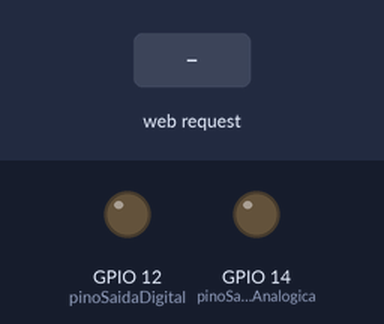
The sketch below on a simulated ESP32. Parts: output pins drawn as LEDs (lit = HIGH). Inputs (shaded band) come from the test bench. WiFi joins after 1.5 s; servers stay silent unless stated; what the sketch prints to the serial monitor is not drawn.

Above: at 2.7 s.
2.8 s: HTTP request GET /saidaDigital/off received
At 3.5 s:
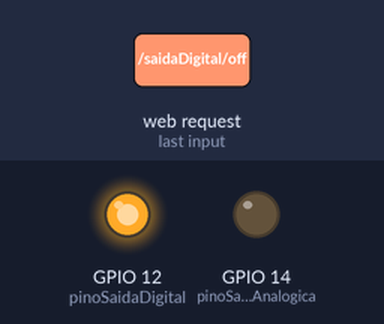
4.3 s: HTTP request GET /saidaDigital/on received
At 4.6 s:
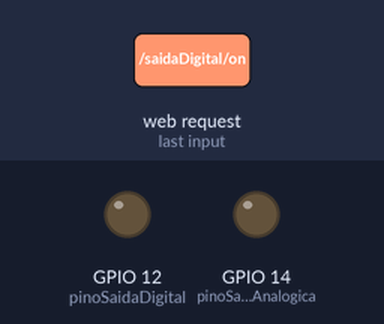
Timing chart, 0 to 7.3 s (numbered marks = the images above; inputs shaded):
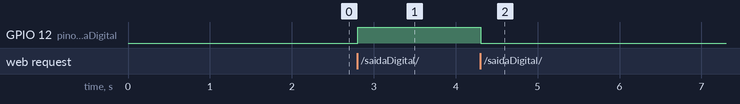

The sketch:

nodemcu.ino
```cpp
// (licence header left out)
// Importa as bibliotecas necessarias
#include <WiFi.h>
#include <AsyncTCP.h>
#include <ESPAsyncWebServer.h>


// Substitua com as credenciais da sua rede
const char* ssid     = "ARDUINO";
const char* password = "12345678";

// Seu endereço de IP estático (será atribuido à placa)
IPAddress local_IP(192, 168, 0, 217);
// O endereço do gateway
IPAddress gateway(192, 168, 0, 1);

IPAddress subnet(255, 255, 255, 0);
IPAddress primaryDNS(8, 8, 8, 8);   //opcional
IPAddress secondaryDNS(8, 8, 4, 4); //opcional

const int pinoSaidaDigital = 12;  //17          //(LED da placa - pino 2)
const int pinoSaidaAnalogica = 14; //5         //10; //GPIO5 -> D1
const int pinoEntradaDigital = 1; //d0 4        //9; GPIO4 -> D2
const int pinoEntradaAnalogica = 2;

String strValorDigital; // Estado do LED - ON/OFF
const char* PARAM_INPUT_1 = "input1"; //armazena parametro recebido

int valorAnalogico = 0;
int valorDigital = 0;


// Cria um objeto AsyncWebServer na porta 80
AsyncWebServer server(80);

String getValorAnalogico() {
  int valorAnalogico = analogRead(pinoEntradaAnalogica);
  //map(value, fromLow, fromHigh, toLow, toHigh)
  float valorConvertido = float(map(valorAnalogico, 0, 1023, 0, 33))/10.0; //le em inteiro de 0 a 33 e divide por 10 -> saida de 0 a 3.3 V
  Serial.println("valor analogico lido: " + String(valorConvertido));
  return String(valorConvertido);
}

String getValorDigital() {
  int valorDigital = digitalRead(pinoEntradaDigital);
  if(valorDigital == LOW){ // LOW ou HIGH depende da ligação do circuito
    strValorDigital = "ON";
  }
  else{
    strValorDigital = "OFF";
  }
  Serial.println("valor digital lido: " + String(valorDigital) + " " + strValorDigital);
  return String(strValorDigital);
}

void setValorDigital(bool estado) {
  digitalWrite(pinoSaidaDigital, estado);
  Serial.println("valor digital escrito: " + String(estado));
}


void setValorAnalogico(String valorAnalogico) {
  int valor = valorAnalogico.toInt(); //retorna 0 se nao for numero
  if(valor >= 0 && valor < 255){
    analogWrite(pinoSaidaAnalogica, valor);
    Serial.println("valor analogico escrito: " + valorAnalogico);
  }else{
    Serial.println("valor analogico fora da faixa: 0 a 254");
  }

}


void setup(){
  // Porta Serial para debug
  Serial.begin(115200);
  pinMode(pinoSaidaDigital, OUTPUT); //saida digital
  pinMode(pinoSaidaAnalogica, OUTPUT); //saida analogica
  pinMode(pinoEntradaDigital, INPUT); //entrada digital
  //entrada analógica já vem configurada no pino A0

  // Configura o endereço IP estático
  if (!WiFi.config(local_IP, gateway, subnet, primaryDNS, secondaryDNS)) {
    Serial.println("Falha ao configurar em modo Station (STA)");
  }

  // Conecta na rede Wi-Fi com o SSID e senha (password)
  Serial.print("Connecting to ");
  Serial.println(ssid);
  WiFi.begin(ssid, password);
  while (WiFi.status() != WL_CONNECTED) {
    delay(500);
    Serial.print(".");
  }
  // Imprime pela serial o endereço de IP e inicia o servidor web
  Serial.println("");
  Serial.println("WiFi connected.");
  Serial.println("IP address: ");
  Serial.println(WiFi.localIP());

  // Rota para comandar a saida digital (Liga / ON)
  server.on("/saidaDigital/on", HTTP_GET, [](AsyncWebServerRequest *request){
    setValorDigital(LOW); // LOW ou HIGH depende da ligação do circuito
    request->send_P(200, "text/plain", "ON");
  });

  // Rota para comandar a saida digital (Desliga / OFF)
  server.on("/saidaDigital/off", HTTP_GET, [](AsyncWebServerRequest *request){
    setValorDigital(HIGH); // LOW ou HIGH depende da ligação do circuito
    request->send_P(200, "text/plain", "OFF");
  });

  // Rota para comandar a saida analogica (PWM) formato: <ESP_IP>/saidaAnalogica?input1=<inputMessage>
  server.on("/saidaAnalogica", HTTP_GET, [] (AsyncWebServerRequest *request) {
    String inputMessage;
    String inputParam;
    // GET input1 value on <ESP_IP>/saidaAnalogica?input1=<inputMessage>
    if (request->hasParam(PARAM_INPUT_1)) {
      inputMessage = request->getParam(PARAM_INPUT_1)->value(); //valor do paramtro
      //inputParam = PARAM_INPUT_1; //se quiser saber o nome do parametro
      setValorAnalogico(inputMessage); //comanda o valor
    }else {
      inputMessage = "Nenhuma mensagem enviada";
      inputParam = "none";
    }
    request->send_P(200, "text/plain", inputMessage.c_str());
    Serial.println(inputMessage);
  });

  // Rota para ler a entrada digital
  server.on("/entradaDigital", HTTP_GET, [](AsyncWebServerRequest *request){
    request->send_P(200, "text/plain", getValorDigital().c_str());
  });

  // Rota para ler a entrada analogica
  server.on("/entradaAnalogica", HTTP_GET, [](AsyncWebServerRequest *request){
    request->send_P(200, "text/plain", getValorAnalogico().c_str());
  });

  // Adiciona no cabeçalho para evitar erro de acesso do CORS
  DefaultHeaders::Instance().addHeader("Access-Control-Allow-Origin", "*");
  // Inicia o servidor
  server.begin();
}

void loop(){

}
```

Measured:
- after the input at 2.8 s, GPIO 12 (pinoSaidaDigital): LOW → HIGH at once
- after the input at 4.3 s, GPIO 12 (pinoSaidaDigital): HIGH → LOW at once
